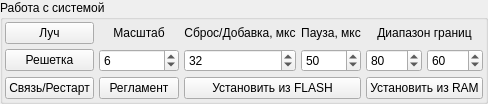
    <widget class="QGroupBox" name="groupBox_11">
     <property name="title">
      <string>Работа с системой</string>
     </property>
     <layout class="QGridLayout" name="gridLayout_12">
      <property name="margin">
       <number>2</number>
      </property>
      <property name="spacing">
       <number>2</number>
      </property>
      <item row="0" column="0">
       <layout class="QGridLayout" name="gridLayout_2">
        <property name="spacing">
         <number>5</number>
        </property>
        <item row="0" column="0">
         <widget class="QPushButton" name="btnDraw">
          <property name="text">
           <string>Луч</string>
          </property>
         </widget>
        </item>
        <item row="0" column="4" colspan="2">
         <widget class="QLabel" name="label_14">
          <property name="text">
           <string>Диапазон границ</string>
          </property>
          <property name="alignment">
           <set>Qt::AlignCenter</set>
          </property>
         </widget>
        </item>
        <item row="0" column="1">
         <widget class="QLabel" name="label_10">
          <property name="text">
           <string>Масштаб</string>
          </property>
          <property name="alignment">
           <set>Qt::AlignCenter</set>
          </property>
         </widget>
        </item>
        <item row="0" column="2">
         <widget class="QLabel" name="label_15">
          <property name="text">
           <string>Сброс/Добавка, мкс</string>
          </property>
          <property name="alignment">
           <set>Qt::AlignCenter</set>
          </property>
         </widget>
        </item>
        <item row="0" column="3">
         <widget class="QLabel" name="label_21">
          <property name="text">
           <string>Пауза, мкс</string>
          </property>
          <property name="alignment">
           <set>Qt::AlignCenter</set>
          </property>
         </widget>
        </item>
        <item row="1" column="5">
         <widget class="QSpinBox" name="spbLowLevel">
          <property name="minimum">
           <number>0</number>
          </property>
          <property name="maximum">
           <number>255</number>
          </property>
          <property name="value">
           <number>60</number>
          </property>
         </widget>
        </item>
        <item row="1" column="4">
         <widget class="QSpinBox" name="spbTopLevel">
          <property name="maximum">
           <number>255</number>
          </property>
          <property name="value">
           <number>80</number>
          </property>
         </widget>
        </item>
        <item row="1" column="3">
         <widget class="QSpinBox" name="spbPauseDuration">
          <property name="minimum">
           <number>0</number>
          </property>
          <property name="maximum">
           <number>100</number>
          </property>
          <property name="value">
           <number>50</number>
          </property>
         </widget>
        </item>
        <item row="1" column="2">
         <widget class="QSpinBox" name="spbResetDuration">
          <property name="minimum">
           <number>0</number>
          </property>
          <property name="maximum">
           <number>100</number>
          </property>
          <property name="value">
           <number>32</number>
          </property>
         </widget>
        </item>
        <item row="1" column="1">
         <widget class="QSpinBox" name="spbScaleValue">
          <property name="minimum">
           <number>1</number>
          </property>
          <property name="maximum">
           <number>20</number>
          </property>
          <property name="value">
           <number>6</number>
          </property>
         </widget>
        </item>
        <item row="2" column="2" colspan="2">
         <widget class="QPushButton" name="btnSetScaleFlash">
          <property name="text">
           <string>Установить из FLASH</string>
          </property>
         </widget>
        </item>
        <item row="2" column="4" colspan="2">
         <widget class="QPushButton" name="btnSetScaleRam">
          <property name="text">
           <string>Установить из RAM</string>
          </property>
         </widget>
        </item>
        <item row="1" column="0">
         <widget class="QPushButton" name="btnGridArray">
          <property name="text">
           <string>Решетка</string>
          </property>
         </widget>
        </item>
        <item row="2" column="0">
         <widget class="QPushButton" name="pbInterfaceUpdate">
          <property name="text">
           <string>Связь/Рестарт</string>
          </property>
         </widget>
        </item>
        <item row="2" column="1">
         <widget class="QPushButton" name="pbDebug">
          <property name="text">
           <string>Регламент</string>
          </property>
          <property name="checkable">
           <bool>true</bool>
          </property>
         </widget>
        </item>
       </layout>
      </item>
     </layout>
    </widget>
